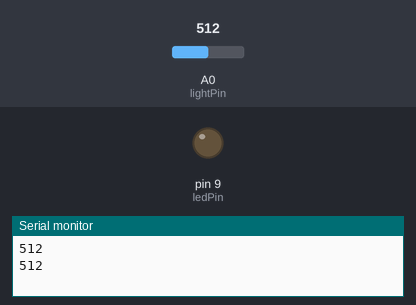
Recording of a sketch running on a simulated Arduino Uno, built with avr-gcc and run on an emulated ATmega328P. Parts: output pins drawn as LEDs (lit = HIGH), the last lines printed to the serial monitor. The inputs (shaded band) are chosen by the test bench; at power-on: A0 (lightPin) = 512.

Above: at 1.8 s.
1.9 s: A0 (lightPin) set to 306
At 2.6 s:
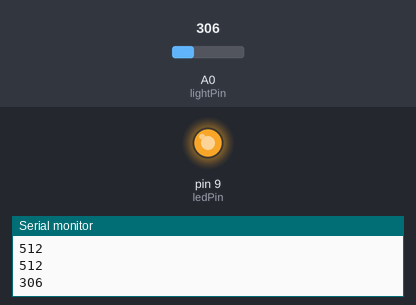
3.5 s: A0 (lightPin) set to 122
At 5.3 s:
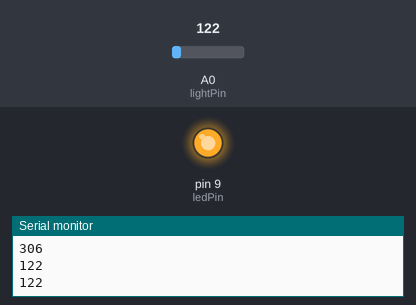
Timing chart, 0 to 6.8 s (numbered marks = the images above; inputs shaded):
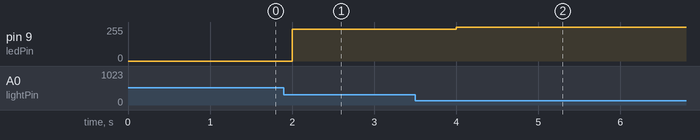

Measured:
- after the input at 1.9 s, pin 9 (ledPin): 0/255 → 240/255 after 0.10 s
- after the input at 3.5 s, pin 9 (ledPin): 240/255 → 255/255 after 0.50 s

The sketch:

simple_LDR.ino
```cpp
int lightPin = 0;
int ledPin = 9;


void setup(){
  analogReference(DEFAULT);
   pinMode(lightPin, INPUT);
   pinMode(ledPin, OUTPUT);
  Serial.begin(9600);
}

void loop(){

  // valeurs 700->400
   int val = analogRead(lightPin);
  Serial.println(val);
   val = constrain(val, 300, 400);

   int ledLevel =   map (val, 300, 400, 255, 0);

   analogWrite(ledPin, ledLevel);


   // Afficher la valeur analogique prise sur la broche 0
  //Serial.println(ledLevel);
  delay(1000);
}
```
